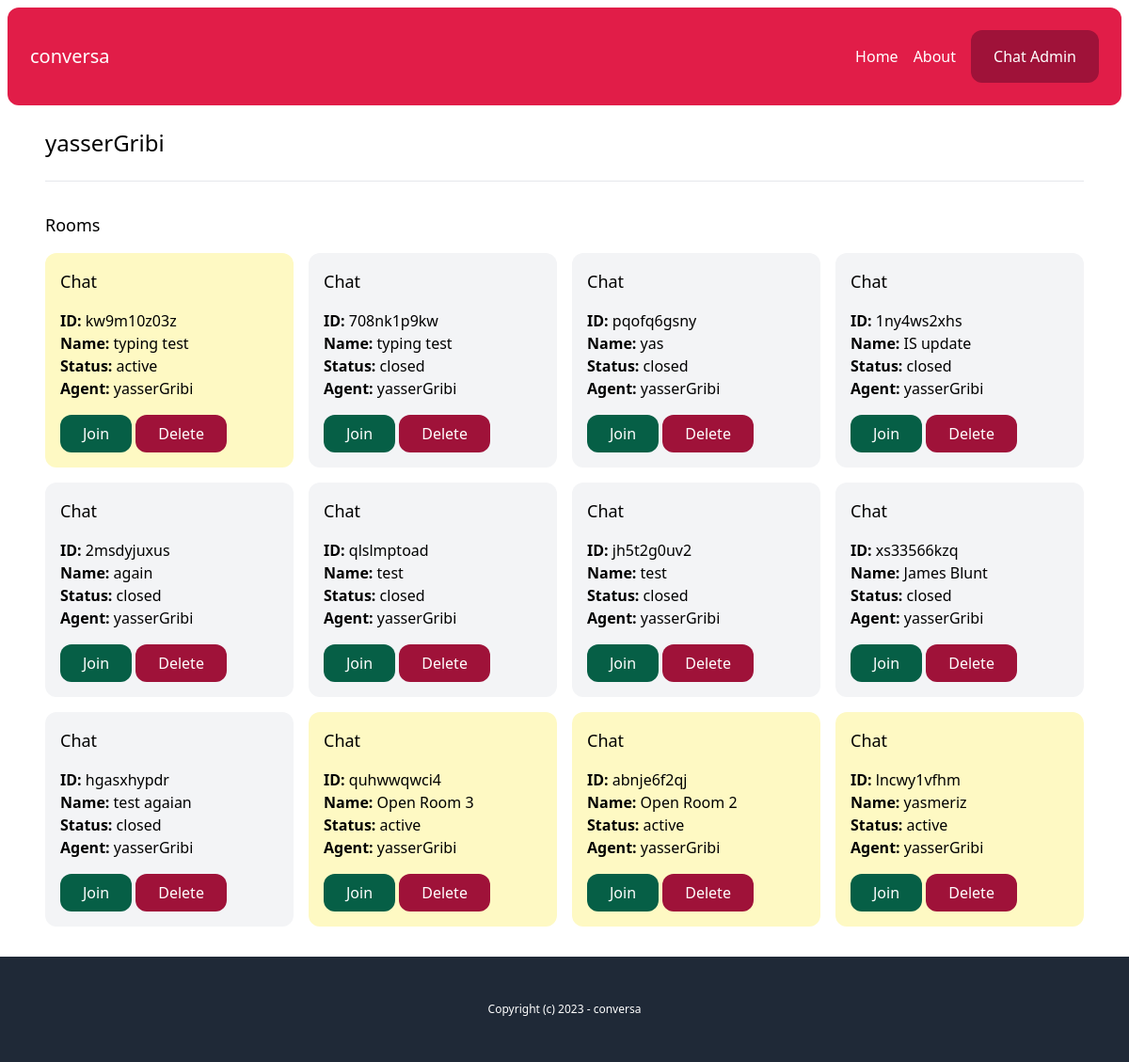
The page /chat-admin/users/0bab72b9-3be2-42b8-8170-c405c27618f2/ (signed in) on the database as committed earlier.
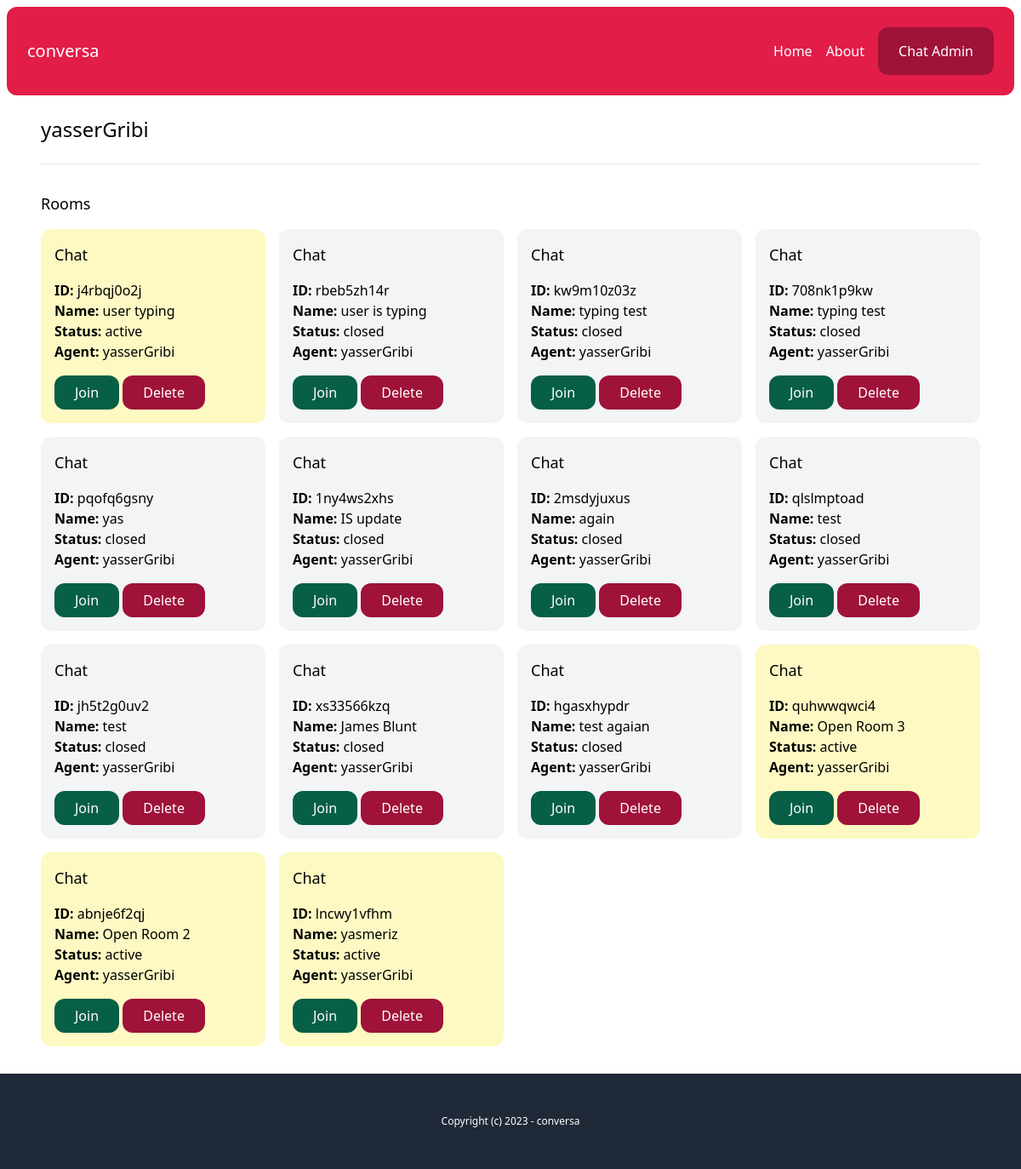
The same page on the database as committed later.
### chat/models.py (models this page shows, shortened)
class Room(models.Model):
    WAITING = 'waiting'
    ACTIVE = 'active'
    CLOSED = 'closed'
    CHOICES_STATUS = (
        (WAITING, 'Waiting'),
        (ACTIVE, 'active'),
        (CLOSED, 'closed'),
    )
    uuid = models.CharField(max_length=255)
    client = models.CharField(max_length=255)
    agent = models.ForeignKey(User, related_name='rooms', blank=True, null = True, on_delete= models.SET_NULL)
    messages = models.ManyToManyField(Message, blank=True)
    url = models.CharField(max_length=255, blank=True, null = True)
    status = models.CharField(max_length=20, choices=CHOICES_STATUS, default = WAITING )
    created_at = models.DateTimeField(auto_now_add=True)
    class Meta:
        ordering = ('-created_at',)

### account/models.py (models this page shows)
class User(AbstractBaseUser, PermissionsMixin):
    AGENT = 'agent'
    MANAGER = 'manager'
    ROLES_CHOICES = (
        (AGENT, 'Agent'),
        (MANAGER, 'Manager'),
    )
    id = models.UUIDField(primary_key=True, default=uuid.uuid4, editable=False)
    email = models.EmailField(unique=True)
    name = models.CharField(max_length=255, blank=True, default='')
    role = models.CharField(max_length=20, choices=ROLES_CHOICES, default=AGENT)
    is_active = models.BooleanField(default=True)
    is_superuser = models.BooleanField(default=False)
    is_staff = models.BooleanField(default=False)
    date_joined = models.DateTimeField(default=timezone.now)
    last_login = models.DateTimeField(blank=True, null=True)
    objects = CustomUserManager()
    USERNAME_FIELD = 'email'
    EMAIL_FIELD = 'email'
    REQUIRED_FIELDS = ['name']

### chat/views.py (the view)
# urls.py: path('chat-admin/users/<uuid:uuid>/', views.user_detail, name="user_detail"),
@login_required
def user_detail(request, uuid):
    user = User.objects.get(pk=uuid)
    rooms = user.rooms.all()
    return render(request, 'chat/user_detail.html',{
        'user': user,
        'rooms': rooms,
    })

### chat/templates/chat/user_detail.html
{% extends 'core/base.html' %}
{% block content %}
    <h1 class="mb-6 text-2xl">{{ user.name }}</h1>
    <hr class="my-6">
    <div class="mt-8">
        <h2 class="mb-4 text-lg">Rooms</h2>
       {% include 'chat/partials/room_list.html' %}
    </div>
{% endblock %}

### chat/templates/chat/partials/room_list.html
<div class="grid grid-cols-4 gap-4">
    {% for room in rooms %}
        <div class="p-4 rounded-xl {% if room.status == 'waiting' %} bg-emerald-100{% elif room.status == 'active' %} bg-yellow-100 {% else %} bg-gray-100 {% endif %}">
            <h3 class="mb-4 text-lg">Chat</h3>
            <p>
                <b>ID:</b> {{ room.uuid }}<br>
                <b>Name:</b> {{ room.client }}<br>
                <b>Status:</b> {{ room.get_status_display }}<br>
                <b>Agent:</b> {% firstof room.agent.name 'None yet...' %}<br>
            </p>
            <a href="{% url 'chat:room' room.uuid %}" class="mt-4 inline-block py-2 px-6 bg-emerald-800 text-white rounded-xl">Join</a>
            <a href="{% url 'chat:delete_room' room.uuid %}" class="mt-4 inline-block py-2 px-6 bg-rose-800 text-white rounded-xl">Delete </a>
        </div>
    {% endfor %}

Rows that differ between the two databases and show on the page:
added Room: uuid "j4rbqj0o2j", client "user typing", status "active", agent.name "yasserGribi"
added Room: uuid "rbeb5zh14r", client "user is typing", status "closed", agent.name "yasserGribi"
changed Room "kw9m10z03z": status "active" → "closed"
